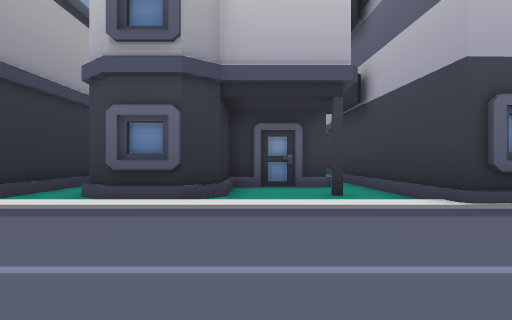
View 1 (above)

20 first-person views from a walk through a level from a Godot 3-D game. The camera is 1.2 m above the floor, looks level and sees 70° across. The floor is counted in squares, 2 m on a side. Each view is taken from the middle of a square. On the plan, view 1 faces up. The plan holds only what a view shows up to about 10 squares ahead; the rest is blank. The place goes on beyond the plan.

View 2
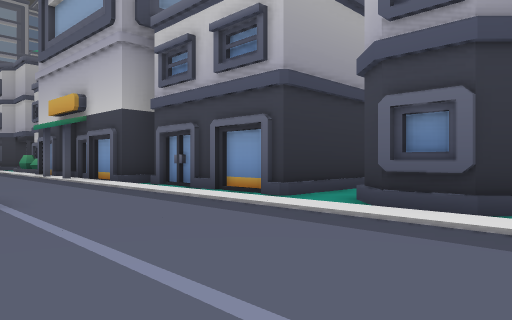

View 3
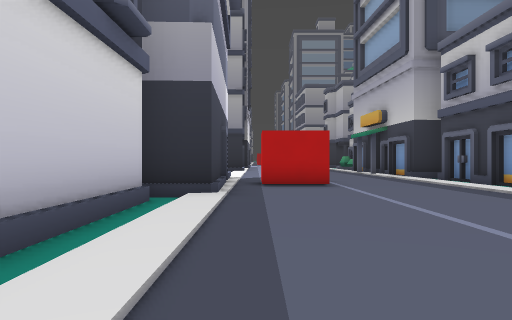

View 4
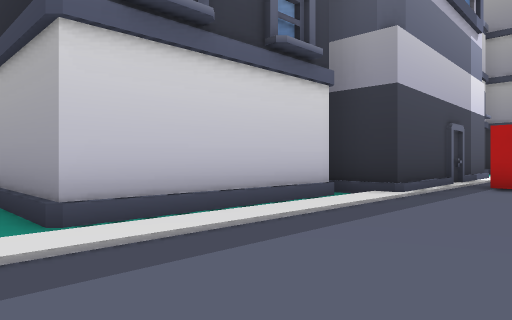

View 5
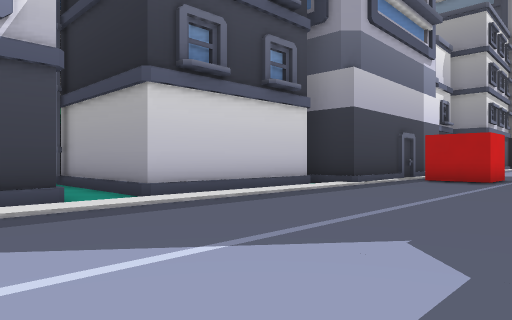

View 6
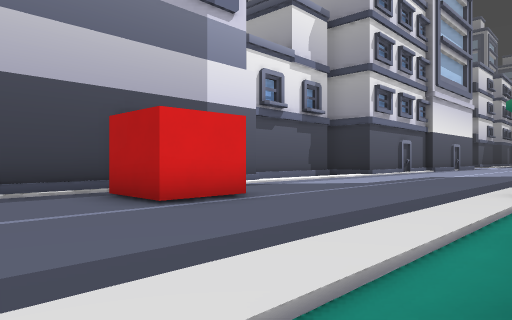

View 7
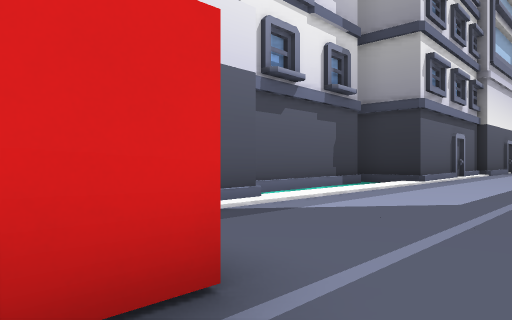

View 8
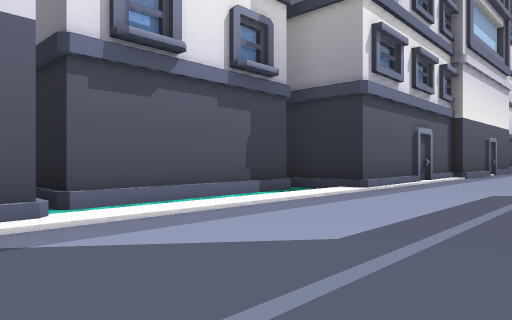

View 9
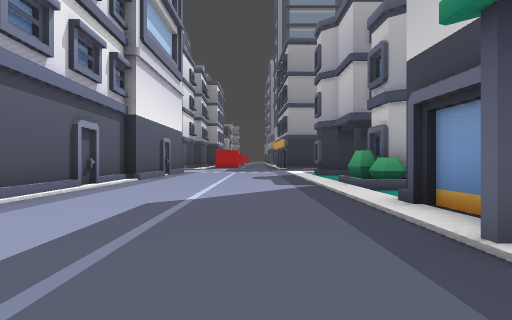

View 10
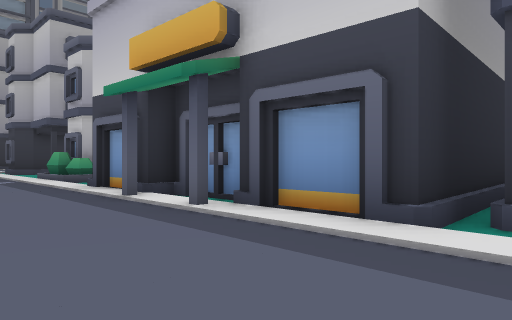

View 11
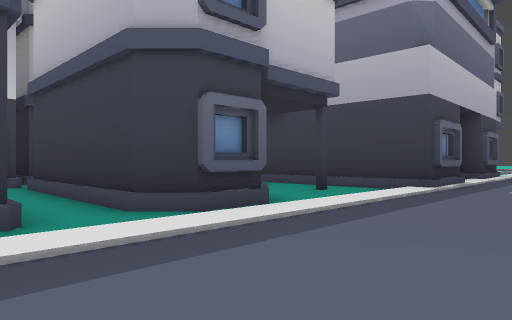

View 12
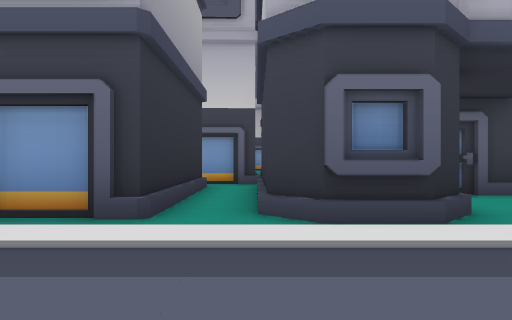

View 13
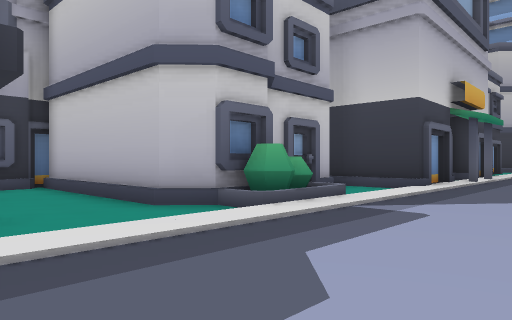

View 14
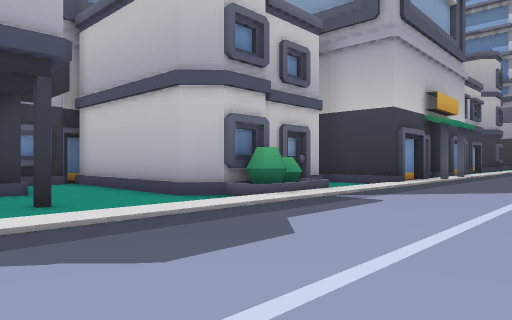

View 15
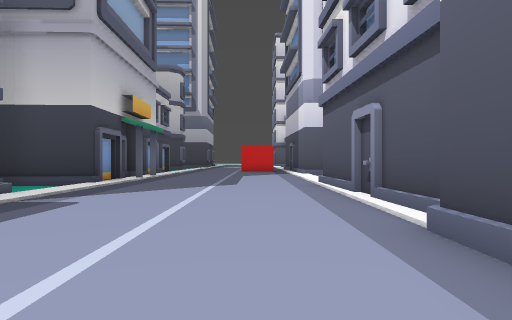

View 16
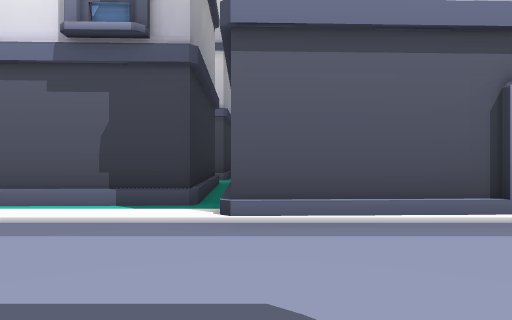

View 17
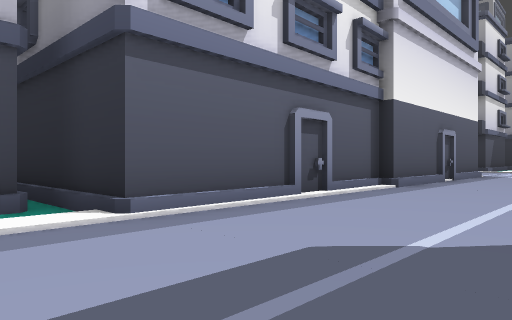

View 18
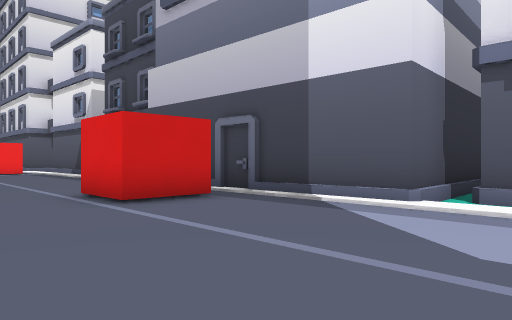

View 19
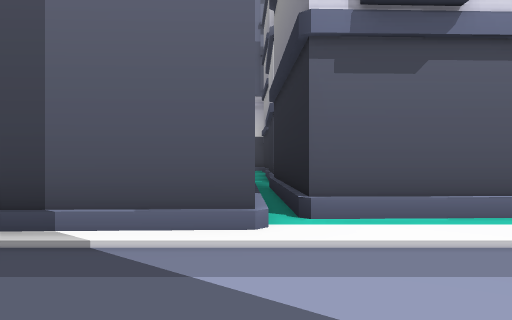

View 20
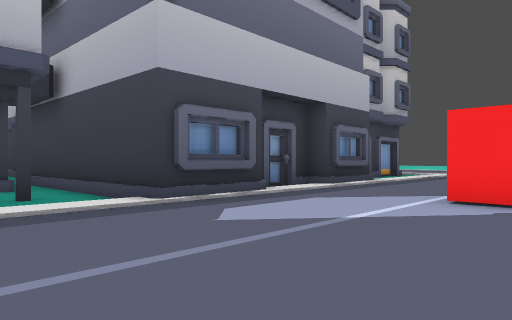

### Floor plan
Key: @ floor where view 1 was taken; # wall or solid block; . floor; / step, stairs or slope; B building.
Columns run from 25 left of view 1 to 10 right of it. Each row starts with its distance up from view 1.
 14                       #
 13                       #B
 12    #                 ##
 11   ##B                ./     #
 10   ..B          #    B/B    /#
  9  B..B          #/    /B  BB/#
  8  ...B          #/    /B B...#
  7  ...B BBB#     #/    /B B...#
  6  .../BB..##### #/BBBB//BB...# ###
  5  ////////#/#/###////////////###//##
  4 ....................................
  3 ....................................
  2 .................................
  1 ..................##...........#
  0 ..................##.....@....
 -1 ####BBBBBB/////#######////////
 -2          BBBBBB#     #/BBBBB/B
 -3          BB   B#           B/
 -4          BB   B#           B/
 -5          BB    #           B
 -6           B    #           B
 -7           B    #

Where each view was taken, in squares from view 1:
view 1: 0 up, 0 right, facing up
view 2: 1 up, 0 right, facing up-left
view 3: 0 up, 3 right, facing left
view 4: 2 up, 3 right, facing down-left
view 5: 4 up, 5 right, facing down-left
view 6: 6 up, 3 left, facing down-left
view 7: 3 up, 6 left, facing down-left
view 8: 3 up, 9 left, facing down-left
view 9: 3 up, 11 left, facing left
view 10: 2 up, 8 left, facing up-left
view 11: 2 up, 5 left, facing up-right
view 12: 2 up, 3 left, facing up
view 13: 2 up, 24 left, facing up-right
view 14: 1 up, 25 left, facing up-right
view 15: 1 up, 25 left, facing right
view 16: 3 up, 16 left, facing down
view 17: 3 up, 14 left, facing down-left
view 18: 4 up, 12 left, facing down-right
view 19: 2 up, 10 left, facing down
view 20: 0 up, 0 right, facing up-right
